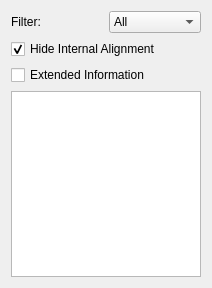
<?xml version="1.0" encoding="UTF-8"?>
<ui version="4.0">
 <class>SketcherGui::TaskSketcherConstrains</class>
 <widget class="QWidget" name="SketcherGui::TaskSketcherConstrains">
  <property name="geometry">
   <rect>
    <x>0</x>
    <y>0</y>
    <width>212</width>
    <height>288</height>
   </rect>
  </property>
  <property name="windowTitle">
   <string>Form</string>
  </property>
  <layout class="QVBoxLayout" name="verticalLayout">
   <item>
    <layout class="QHBoxLayout" name="horizontalLayout">
     <item>
      <widget class="QLabel" name="label">
       <property name="text">
        <string>Filter:</string>
       </property>
      </widget>
     </item>
     <item>
      <widget class="QComboBox" name="comboBoxFilter">
       <property name="currentIndex">
        <number>0</number>
       </property>
       <item>
        <property name="text">
         <string>All</string>
        </property>
       </item>
       <item>
        <property name="text">
         <string>Normal</string>
        </property>
       </item>
       <item>
        <property name="text">
         <string>Datums</string>
        </property>
       </item>
       <item>
        <property name="text">
         <string>Named</string>
        </property>
       </item>
       <item>
        <property name="text">
         <string>Reference</string>
        </property>
       </item>
      </widget>
     </item>
    </layout>
   </item>
   <item>
    <widget class="Gui::PrefCheckBox" name="filterInternalAlignment">
     <property name="text">
      <string>Hide Internal Alignment</string>
     </property>
     <property name="checked">
      <bool>true</bool>
     </property>
     <property name="prefEntry" stdset="0">
      <cstring>HideInternalAlignment</cstring>
     </property>
     <property name="prefPath" stdset="0">
      <cstring>Mod/Sketcher</cstring>
     </property>
    </widget>
   </item>
   <item>
       <widget class="Gui::PrefCheckBox" name="extendedInformation">
           <property name="text">
               <string>Extended Information</string>
           </property>
           <property name="checked">
               <bool>false</bool>
           </property>
           <property name="prefEntry" stdset="0">
               <cstring>ExtendedConstraintInformation</cstring>
           </property>
           <property name="prefPath" stdset="0">
               <cstring>Mod/Sketcher</cstring>
           </property>
       </widget>
   </item>   
   <item>
    <widget class="ConstraintView" name="listWidgetConstraints">
     <property name="modelColumn">
      <number>0</number>
     </property>
    </widget>
   </item>
  </layout>
 </widget>
 <customwidgets>
  <customwidget>
   <class>ConstraintView</class>
   <extends>QListWidget</extends>
   <header location="global">QListWidget</header>
  </customwidget>
  <customwidget>
   <class>Gui::PrefCheckBox</class>
   <extends>QCheckBox</extends>
   <header>Gui/PrefWidgets.h</header>
  </customwidget>
 </customwidgets>
 <resources/>
 <connections/>
</ui>
